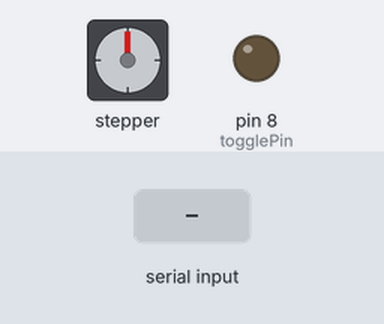
Bench run of a sketch on a simulated Arduino Uno, built with avr-gcc and run on an emulated ATmega328P. On the bench: stepper motor, output pins drawn as LEDs (lit = HIGH). The inputs (shaded band) are chosen by the test bench. Stepper angles assume 200 steps per turn; what the sketch prints to the serial monitor is not drawn.

Above: at 1.2 s.
1.3 s: "1" received over Serial
At 1.45 s:
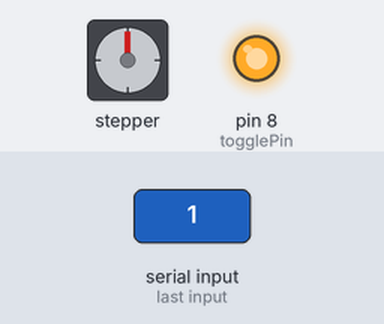
At 11.1 s:
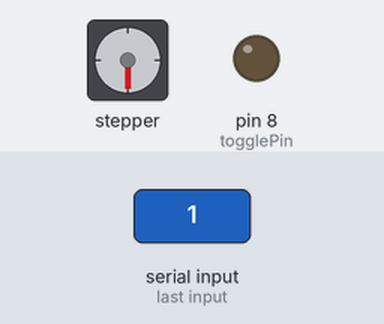
12.1 s: "0" received over Serial
At 12.25 s:
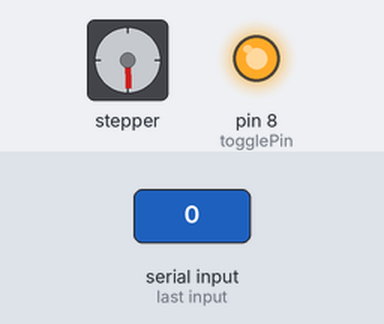
Timing chart, 0 to 22.9 s (numbered marks = the images above; inputs shaded):
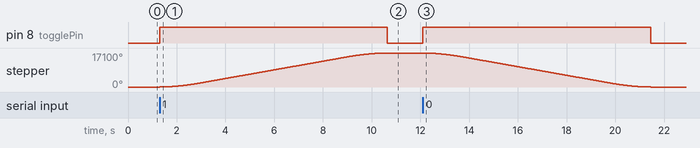

The sketch:

livingroom-curtains.ino
```cpp
#include <Wire.h>
#include <AccelStepper.h>

// Define a stepper and the pins it will use
AccelStepper stepper(AccelStepper::DRIVER, 13, 12); // 13-PUL,12-DIR
int togglePin = 8;

void setup()
{
  Serial.begin(9600);
  Serial.println("READY");
  stepper.setAcceleration(1000);
  stepper.setCurrentPosition(0);
  stepper.setMaxSpeed(1500);
  pinMode(togglePin, OUTPUT);
  digitalWrite(togglePin, LOW);
}
long current_position;

void loop()
{
  if (stepper.run() != true) {
    digitalWrite(togglePin, LOW);
    if (Serial.available() > 0) {
     Serial.end();
     Serial.begin(9600);
     digitalWrite(togglePin, HIGH);
     current_position = stepper.currentPosition();
     if(current_position>=9500) {
      stepper.moveTo(0);
     }
     else if(current_position<=0) {
      stepper.moveTo(9500);
     }
    stepper.run();
  }
 }
}
```

Measured:
- after the input at 1.3 s, pin 8 (togglePin): LOW → HIGH at once, → LOW 9.3 s later; stepper: turns 17100° clockwise in 9.3 s, starting at once
- after the input at 12.1 s, pin 8 (togglePin): LOW → HIGH at once, → LOW 9.4 s later; stepper: turns 17100° counter-clockwise in 9.4 s, starting at once
